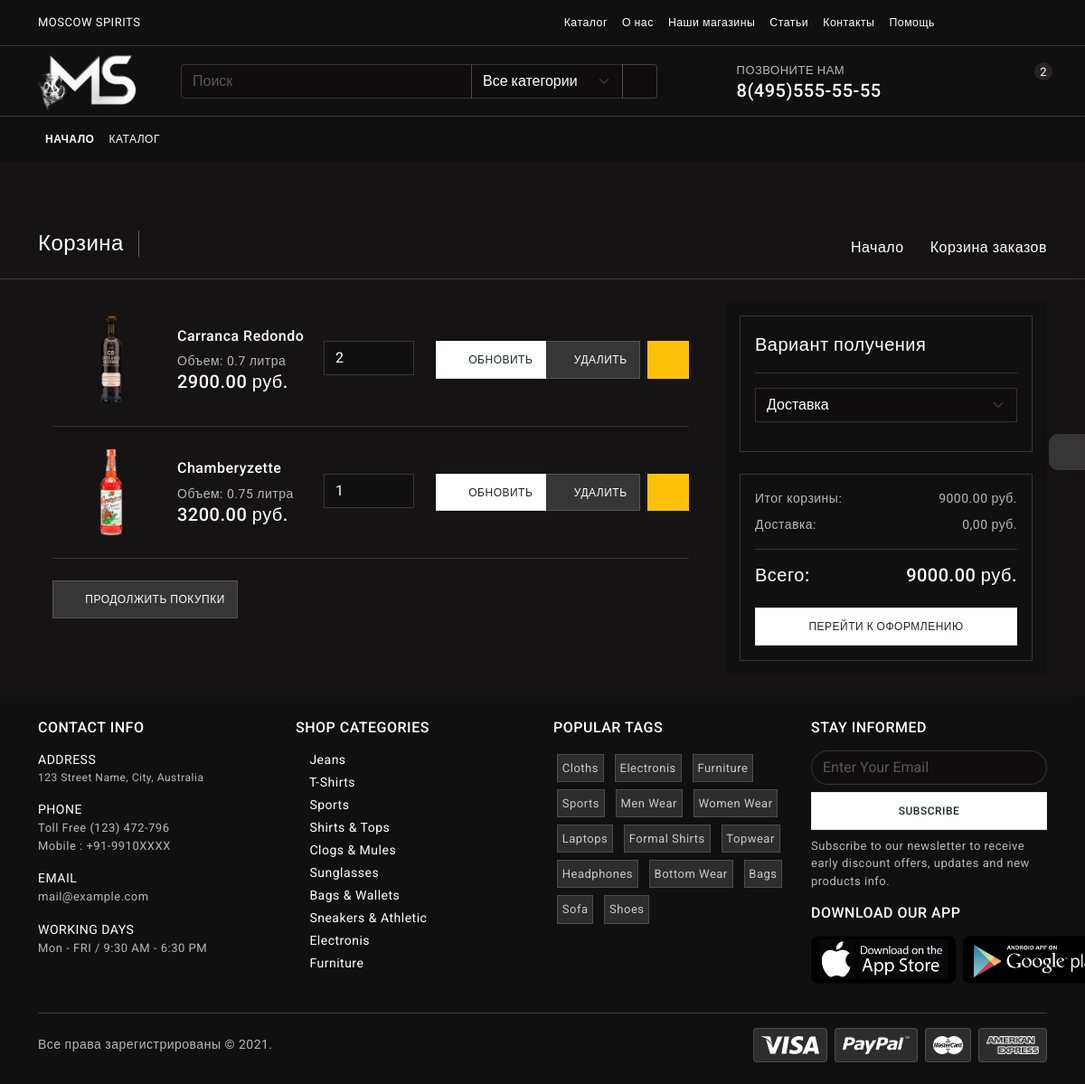
The app's page /cart/ (signed in) with its own data.
### alcohol/models.py (models this page shows, shortened)
class Cart(models.Model):
    owner = models.ForeignKey('Customer', on_delete=models.CASCADE, null=True, blank=True, verbose_name='Покупатель')
    products = models.ManyToManyField(CartProduct, blank=True, related_name='related_cart',
                                      verbose_name='Товары в корзине')
    total_products = models.IntegerField(default=0, verbose_name='Общее кол-во товаров в корзине')
    final_price = models.DecimalField(max_digits=9, decimal_places=2, default=0.00, verbose_name='Общая стоимость',
                                      null=True, blank=True)
    in_order = models.BooleanField(default=False)
    for_anonymous_user = models.BooleanField(default=False)
    class Meta:
        verbose_name = 'Корзина'
        verbose_name_plural = 'Корзины покупателей'

class CartProduct(models.Model):
    MODEL_CARTPRODUCT_DISPLAY_NAME_MAP = {
        "Product": {"is_constructable": True, "fields": ['name', 'brand.name'], "separator": '-'}
    }
    user = models.ForeignKey('Customer', on_delete=models.CASCADE, null=True, blank=True, verbose_name='Покупатель')
    cart = models.ForeignKey('Cart', on_delete=models.CASCADE, verbose_name='Корзина')
    content_type = models.ForeignKey(ContentType, on_delete=models.CASCADE)
    object_id = models.PositiveIntegerField()
    content_object = GenericForeignKey('content_type', 'object_id')
    qty = models.PositiveIntegerField(default=1, verbose_name='Количество')
    final_price = models.DecimalField(max_digits=9, decimal_places=2, verbose_name='Общая стоимость')
    class Meta:
        verbose_name = 'Продукт корзины'
        verbose_name_plural = 'Продукты корзины'

class Product(models.Model):
    name = models.CharField(max_length=150, verbose_name='Наименование')
    slug = models.SlugField(unique=True, verbose_name='Псевдоним/Slug')
    category = models.ForeignKey(Category, on_delete=models.CASCADE, verbose_name='Категория')
    brand = models.ForeignKey(Brand, on_delete=models.CASCADE, blank=True, null=True, verbose_name='Бренд')
    volume = models.ForeignKey(BottleVolume, on_delete=models.CASCADE, verbose_name='Объем')
    price = models.DecimalField(max_digits=9, decimal_places=2, verbose_name='Цена')
    stock = models.IntegerField(default=1, verbose_name='Количество на складе')
    description = models.TextField(default='Описание товара появится позже', verbose_name='Описание товара')
    recipe = models.ForeignKey('Recipe', blank=True, null=True, on_delete=models.CASCADE, verbose_name='Рецепт')
    offer_of_the_week = models.BooleanField(default=False, verbose_name='Предложение недели')
    image = models.ImageField(upload_to=upload_function)
    class Meta:
        verbose_name = 'Товар'
        verbose_name_plural = 'Товары'
    @property
    def ct_model(self):
        return self._meta.model_name

class BottleVolume(models.Model):
    name = models.CharField(max_length=11, verbose_name='Объем тары')
    class Meta:
        verbose_name = 'Объем тары'
        verbose_name_plural = 'Объемы тары'
    def __str__(self):
        return self.name

### alcohol/views.py (the view)
# urls.py: path('cart/', CartView.as_view(), name='cart'),
class CartView(CartMixin, views.View):
    def get(self, request, *args, **kwargs):
        return render(request, 'cart/cart.html', {'cart': self.cart})

### templates/cart/cart.html (shortened to what this page needs)
{% extends 'base.html' %}
{% load static %}
{% block content %}
		<div class="page-wrapper">
			<div class="page-content">
				<section class="py-3 border-bottom d-none d-md-flex">
					<div class="container">
						<div class="page-breadcrumb d-flex align-items-center">
							<h3 class="breadcrumb-title pe-3">Корзина</h3>
							<div class="ms-auto">
								<nav aria-label="breadcrumb">
									<ol class="breadcrumb mb-0 p-0">
										<li class="breadcrumb-item"><a href="{% url 'index'%}"><i class="bx bx-home-alt"></i> Начало</a>
										</li>
										<li class="breadcrumb-item active" aria-current="page">Корзина заказов</li>
									</ol>
								</nav>
							</div>
						</div>
					</div>
				</section>
				<section class="py-4">
					<div class="container">
						<div class="shop-cart">
							<div class="row">
								<div class="col-12 col-xl-8">
									<div class="shop-cart-list mb-3 p-3">
                                        {% for item in cart.products.all %}
										<div class="row align-items-center g-3">
											<div class="col-12 col-lg-5">
												<div class="d-lg-flex align-items-center gap-2">
													<div class="cart-img text-center text-lg-start">
														<img src="{{ item.content_object.image.url }}" width="130" alt="">
													</div>
													<div class="cart-detail text-center text-lg-start">
														<h6 class="mb-2">{{ item.content_object.name }}</h6>
														<p class="mb-0">Объем: <span>{{ item.content_object.volume }}</span>
														</p>
														<h5 class="mb-0">{{ item.content_object.price }} руб.</h5>
													</div>
												</div>
											</div>
											<div class="col-12 col-lg-4">
                                                <div class="row">
                                                    <div class="col-6 cart-action text-center">
                                                        <form action="{% url 'change_qty' ct_model=item.content_object.ct_model slug=item.content_object.slug %}" method="POST">
                                                        <input type="number" class="form-control  rounded-0" name="qty" min="1" value="{{ item.qty }}">
                                                    </div>
                                                    <div class="col-6 cart-action text-center">
                                                        <button type="submit" class="btn btn-white btn-ecomm"><i class='bx bx-refresh'></i> Обновить</button>
                                                    </div>
                                                </div>
											</div>
											<div class="col-12 col-lg-3">
												<div class="text-center">
													<div class="d-flex gap-2 justify-content-center justify-content-lg-end">
                                                        <a href="{% url 'delete_from_cart' ct_model=item.content_object.ct_model slug=item.content_object.slug %}" class="btn btn-light rounded-0 btn-ecomm">
                                                            <i class='bx bx-x-circle'></i> Удалить
                                                        </a>
														<a href="javascript:;" class="btn btn-warning rounded-0 btn-ecomm"><i class='bx bx-heart me-0'></i></a>
													</div>
												</div>
											</div>
										</div>
										<div class="my-4 border-top"></div>
                                        {% endfor %}
										<div class="d-lg-flex align-items-center gap-2">	<a href="{% url 'categories' %}" class="btn btn-light btn-ecomm"><i class='bx bx-shopping-bag'></i> Продолжить покупки</a>
										</div>
									</div>
								</div>
								<div class="col-12 col-xl-4">
									<div class="checkout-form p-3 bg-dark-1">
										<div class="card rounded-0 border bg-transparent shadow-none">
											<div class="card-body">
												<p class="fs-5 text-white">Вариант получения</p>
												<div class="my-3 border-top"></div>
												<div class="mb-3">
													<select class="form-select rounded-0">
														<option selected>Доставка</option>
													</select>
												</div>
											</div>
										</div>
										<div class="card rounded-0 border bg-transparent mb-0 shadow-none">
											<div class="card-body">
												<p class="mb-2">Итог корзины: <span class="float-end">{{ cart.final_price }} руб.</span>
												</p>
												<p class="mb-2">Доставка: <span class="float-end">0,00 руб.</span>
												</p>
												<div class="my-3 border-top"></div>
												<h5 class="mb-0">Всего: <span class="float-end">{{ cart.final_price }} руб.</span></h5>
												<div class="d-grid"> <a href="{% url 'checkout' %}" class="btn btn-white btn-ecomm">Перейти к оформлению</a>
												</div>
											</div>
										</div>
									</div>
								</div>
							</div>
						</div>
					</div>
				</section>
			</div>
		</div>
{% endblock content %}

### templates/_header.html (shortened to what this page needs)
{% load static %}
{% url 'index' as index_url %}
{% url 'brands' as brands_url %}
{% url 'categories' as categories_url %}
{% url 'account' as account_url %}
{% block content %}
	<div class="header-wrapper bg-dark-1">
        <div class="top-menu border-bottom">
            <div class="container">
                <nav class="navbar navbar-expand">
                    <div class="shiping-title text-uppercase font-13 text-white d-none d-sm-flex">MOSCOW SPIRITS</div>
                    <ul class="navbar-nav ms-auto d-none d-lg-flex">
                        <li class="nav-item"> <a class="nav-link" href="{% url 'categories' %}">Каталог</a>
                        </li>
                        <li class="nav-item"> <a class="nav-link" href="about-us.html">О нас</a>
                        </li>
                        <li class="nav-item"> <a class="nav-link" href="shop-categories.html">Наши магазины</a>
                        </li>
                        <li class="nav-item"> <a class="nav-link" href="blog.html">Статьи</a>
                        </li>
                        <li class="nav-item">	<a class="nav-link" href="contact-us.html">Контакты</a>
                        </li>
                        <li class="nav-item">	<a class="nav-link" href="javascript:;">Помощь</a>
                        </li>
                    </ul>
                    <ul class="navbar-nav social-link ms-lg-2 ms-auto">
                        <li class="nav-item"> <a class="nav-link" href="javascript:;"><i class='bx bxl-facebook'></i></a>
                        </li>
                        <li class="nav-item"> <a class="nav-link" href="javascript:;"><i class='bx bxl-twitter'></i></a>
                        </li>
                        <li class="nav-item"> <a class="nav-link" href="javascript:;"><i class='bx bxl-linkedin'></i></a>
                        </li>
                    </ul>
                </nav>
            </div>
        </div>
        <div class="header-content pb-3 pb-md-0">
            <div class="container">
                <div class="row align-items-center">
                    <div class="col col-md-auto">
                        <div class="d-flex align-items-center">
                            <div class="logo d-none d-lg-flex">
                                <a href="{% url 'index' %}">
                                    <img src="{% static 'assets/images/logo_white_v_sm.png' %}" class="logo-icon" alt="" />
                                </a>
                            </div>
                        </div>
                    </div>
                    <div class="col-12 col-md order-4 order-md-2">
                        <div class="input-group flex-nowrap px-xl-4">
                            <input type="text" class="form-control w-100" placeholder="Поиск">
                            <select class="form-select flex-shrink-0" aria-label="Default select example" style="width: 10.5rem;">
                                <option selected>Все категории</option>
                            </select>	<span class="input-group-text cursor-pointer"><i class='bx bx-search'></i></span>
                        </div>
                    </div>
                    <div class="col col-md-auto order-3 d-none d-xl-flex align-items-center">
                        <div class="fs-1 text-white"><i class='bx bx-headphone'></i>
                        </div>
                        <div class="ms-2">
                            <p class="mb-0 font-13">ПОЗВОНИТЕ НАМ</p>
                            <h5 class="mb-0">8(495)555-55-55</h5>
                        </div>
                    </div>
                    <div class="col col-md-auto order-2 order-md-4">
                        <div class="top-cart-icons">
                            <nav class="navbar navbar-expand">
                                <ul class="navbar-nav ms-auto">
                                    {% if not request.user.is_authenticated %}
                                    <li class="nav-item"><a href="{% url 'login' %}" class="nav-link cart-link"><i class='bx bx-user'></i></a>
                                    </li>
                                    {% else %}
                                    <li class="nav-item"><a href="{% url 'account' %}" class="nav-link cart-link"><i class='bx bx-user'></i></a>
                                    </li>
                                    <li class="nav-item"><a href="{% url 'logout' %}" class="nav-link cart-link"><i class='bx bx-exit'></i></a>
                                    </li>
                                    {% endif %}
                                    <li class="nav-item"><a href="javascript:;" class="nav-link cart-link"><i class='bx bx-heart'></i></a>
                                    </li>
                                    <li class="nav-item dropdown dropdown-large">
                                        <a href="#" class="nav-link dropdown-toggle dropdown-toggle-nocaret position-relative cart-link" data-bs-toggle="dropdown">
                                            {% if cart.products.count %}
                                            <span class="alert-count">{{ cart.products.count }}</span>
                                            {% endif %}
                                            <i class='bx bx-shopping-bag'></i>
                                        </a>
                                    </li>
                                </ul>
                            </nav>
                        </div>
                    </div>
                </div>
            </div>
        </div>
{% include '_primary_menu.html' %}
    </div>
{% endblock %}

### records on screen
Cart: products.count "2", final_price "9000.00"
CartProduct: content_object.image (picture), content_object.name "Carranca Redondo", content_object.volume "0.7 литра", content_object.price "2900.00", qty "2"
CartProduct: content_object.image (picture), content_object.name "Chamberyzette", content_object.volume "0.75 литра", content_object.price "3200.00", qty "1"
